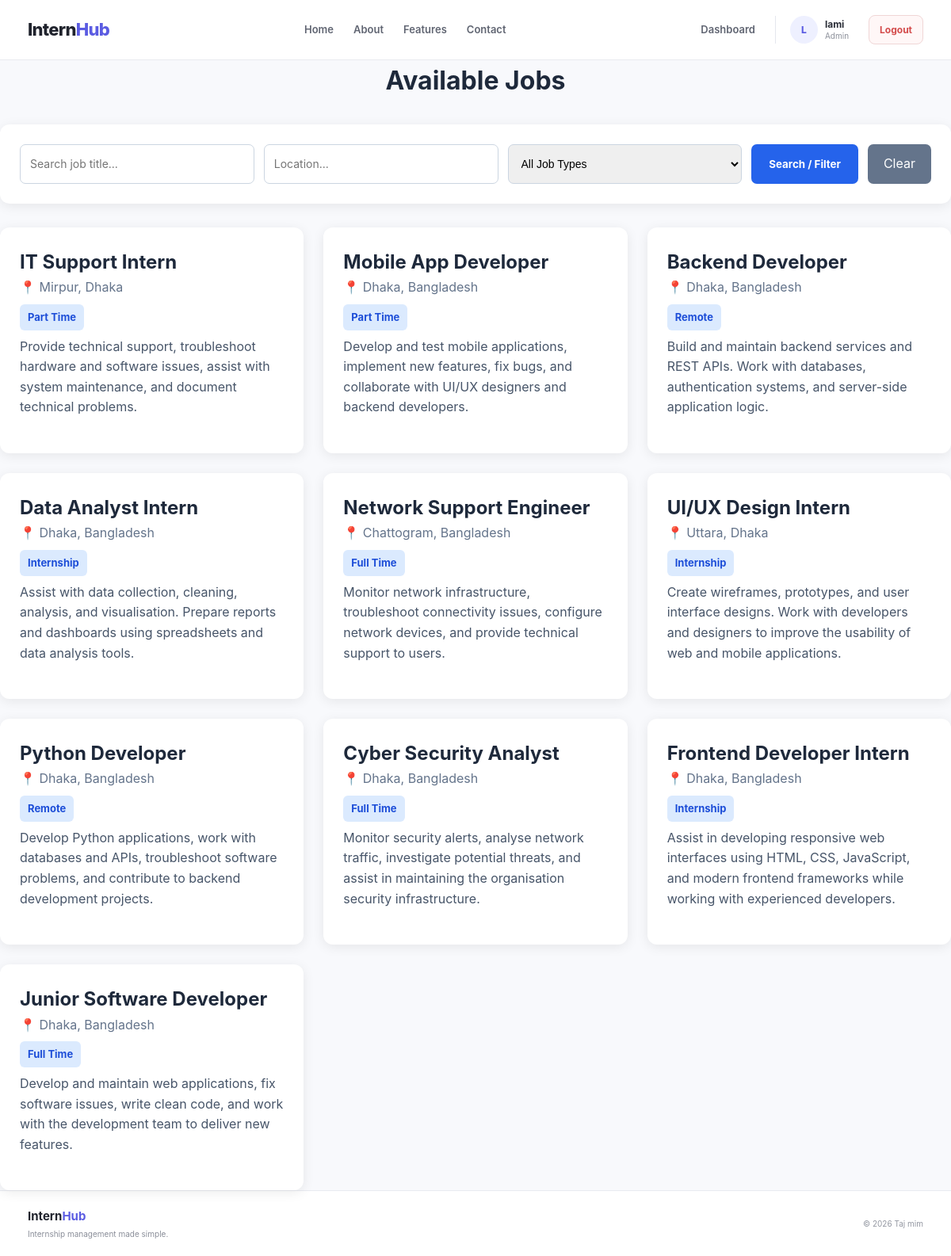
/jobs/ (signed in), run on the app's committed database.
### accounts/models.py (models this page shows, shortened)
class User(AbstractUser):
    class Role(models.TextChoices):
        STUDENT = "STUDENT", "Student"
        COMPANY = "COMPANY", "Company"
        ADMIN = "ADMIN", "Admin"
    email = models.EmailField(unique=True)
    role = models.CharField(
        max_length=20,
        choices=Role.choices,
        default=Role.STUDENT
    )
    objects = CustomUserManager()

### opportunity_portal/models.py (models this page shows, shortened)
class Job(models.Model):
    JOB_TYPE_CHOICES = (
        ('Full Time', 'Full Time'),
        ('Part Time', 'Part Time'),
        ('Internship', 'Internship'),
        ('Remote', 'Remote'),
    )
    title = models.CharField(max_length=200)
    organization = models.CharField(max_length=200)
    description = models.TextField()
    location = models.CharField(max_length=200)
    job_type = models.CharField(
        max_length=50,
        choices=JOB_TYPE_CHOICES
    )
    salary = models.CharField(
        max_length=100,
        blank=True
    )
    deadline = models.DateField()
    created_at = models.DateTimeField(
        auto_now_add=True
    )

### opportunity_portal/views.py (the view)
def job_list(request):
    jobs = Job.objects.all().order_by(
        '-created_at'
    )
    search = request.GET.get(
        'search',
        ''
    )
    location = request.GET.get(
        'location',
        ''
    )
    job_type = request.GET.get(
        'job_type',
        ''
    )
    if search:
        jobs = jobs.filter(
            Q(title__icontains=search) |
            Q(organization__icontains=search) |
            Q(description__icontains=search)
        )
    if location:
        jobs = jobs.filter(
            location__icontains=location
        )
    if job_type:
        jobs = jobs.filter(
            job_type=job_type
        )
    bookmarked_jobs = []
    if request.user.is_authenticated:
        bookmarked_jobs = list(
            Bookmark.objects.filter(
                user=request.user
            ).values_list(
                'job_id',
                flat=True
            )
        )
    return render(
        request,
        'opportunity_portal/job_list.html',
        {
            'jobs': jobs,
            'search': search,
            'location': location,
            'job_type': job_type,
            'bookmarked_jobs': bookmarked_jobs,
        }
    )

### opportunity_portal/templates/opportunity_portal/job_list.html (shortened to what this page needs)
{% extends 'accounts/base.html' %}
{% block content %}
<div class="page-container">
    <h1 class="page-title">
        Available Jobs
    </h1>
    <div class="filter-box">
        <form method="GET"
              class="filter-form">
            <input
                type="text"
                name="search"
                placeholder="Search job title..."
                value="{{ search }}"
            >
            <input
                type="text"
                name="location"
                placeholder="Location..."
                value="{{ location }}"
            >
            <select name="job_type">
                <option value="">
                    All Job Types
                </option>
            </select>
            <button
                type="submit"
                class="filter-btn">
                Search / Filter
            </button>
            <a
                href="{% url 'job_list' %}"
                class="clear-btn">
                Clear
            </a>
        </form>
    </div>
    {% if jobs %}
        <div class="job-grid">
            {% for job in jobs %}
                <div class="job-card">
                    <h2>
                        {{ job.title }}
                    </h2>
                    <p class="location">
                        📍 {{ job.location }}
                    </p>
                    <span class="job-type">
                        {{ job.job_type }}
                    </span>
                    <p class="description">
                        {{ job.description|truncatewords:30 }}
                    </p>
                </div>
            {% endfor %}
        </div>
    {% endif %}
</div>
{% endblock %}

### accounts/templates/accounts/base.html (shortened to what this page needs)
{% load static %}
<!DOCTYPE html>
<html lang="en">
<head>
    <link
        rel="stylesheet"
        href="{% static 'accounts/css/style.css' %}"
    >
</head>
<body>
<header class="navbar">
    <div class="navbar-container">
        <a
            href="{% url 'dashboard' %}"
            class="logo"
        >
            Intern<span>Hub</span>
        </a>
        <nav class="nav-links">
            <a href="{% url 'index' %}">
                Home
            </a>
            <a href="#about">
                About
            </a>
            <a href="#features">
                Features
            </a>
            <a href="#contact">
                Contact
            </a>
        </nav>
        {% if user.is_authenticated %}
            <nav class="nav-links">
                {% if user.role == "STUDENT" %}
                    <a href="{% url 'applicant_dashboard' %}">
                        Dashboard
                    </a>
                {% elif user.role == "COMPANY" %}
                    <a href="{% url 'company_dashboard' %}">
                        Dashboard
                    </a>
                {% elif user.role == "ADMIN" %}
                    <a href="{% url 'admin_dashboard' %}">
                        Dashboard
                    </a>
                {% endif %}
                <div class="nav-user">
                    <div class="nav-avatar">
                        {{ user.username|first|upper }}
                    </div>
                    <div class="nav-user-info">
                        <strong>
                            {{ user.username }}
                        </strong>
                        <span>
                            {{ user.role|title }}
                        </span>
                    </div>
                </div>
                <a
                    href="{% url 'logout' %}"
                    class="logout-button"
                >
                    Logout
                </a>
            </nav>
        {% endif %}
    </div>
</header>
<main>
    {% block content %}
    {% endblock %}
</main>
<footer class="footer">
    <div class="footer-container">
        <div>
            <h3>
                Intern<span>Hub</span>
            </h3>
            <p>
                Internship management made simple.
            </p>
        </div>
        <div class="footer-right">
            {% block footer_message %}
                © 2026 Taj mim
            {% endblock %}
        </div>
    </div>
</footer>
</body>
</html>

### static/accounts/css/style.css (style rules this page uses)
* { margin: 0; padding: 0; box-sizing: border-box; }
html { scroll-behavior: smooth; }
body { font-family: Inter, -apple-system, BlinkMacSystemFont, "Segoe UI", sans-serif; background: #f8f9fc; color: #20232d; line-height: 1.6; }
a { text-decoration: none; color: inherit; }
button, input { font-family: inherit; }
.navbar { width: 100%; height: 76px; background: #ffffff; border-bottom: 1px solid #e8eaf0; position: relative; z-index: 100; }
.navbar-container { width: 100%; max-width: 1180px; height: 100%; margin: 0 auto; padding: 0 25px; display: flex; align-items: center; justify-content: space-between; }
.logo { font-size: 22px; font-weight: 800; letter-spacing: -0.7px; color: #20232d; }
.logo span { color: #5b5ce2; }
.nav-links { display: flex; align-items: center; gap: 25px; }
.nav-links > a:not(.nav-button):not(.logout-button) { color: #606572; font-size: 13px; font-weight: 600; transition: 0.2s ease; }
.nav-user { display: flex; align-items: center; gap: 9px; padding-left: 18px; border-left: 1px solid #e5e7ed; }
.nav-avatar { width: 35px; height: 35px; border-radius: 50%; display: flex; align-items: center; justify-content: center; background: #eef0ff; color: #5b5ce2; font-size: 12px; font-weight: 800; }
.nav-user-info { display: flex; flex-direction: column; gap: 0; }
.nav-user-info strong { color: #292c36; font-size: 12px; line-height: 1.3; }
.nav-user-info span { color: #8b8f99; font-size: 10px; text-transform: capitalize; line-height: 1.3; }
.logout-button { padding: 8px 13px; border: 1px solid #f0d6d6; border-radius: 8px; background: #fff7f7; color: #d34b4b !important; font-size: 12px !important; font-weight: 700 !important; transition: all 0.2s ease; }
main { min-height: calc(100vh - 150px); }
.footer { width: 100%; background: #ffffff; border-top: 1px solid #e8eaf0; }
.footer-container { max-width: 1180px; min-height: 75px; margin: 0 auto; padding: 20px 25px; display: flex; align-items: center; justify-content: space-between; }
.footer h3 { color: #20232d; font-size: 15px; }
.footer h3 span { color: #5b5ce2; }
.footer p { margin-top: 2px; color: #8a8e99; font-size: 10px; }
.footer-right { color: #9296a0; font-size: 10px; }

### opportunity_portal/templates/opportunity_portal/job_list.html (style rules this page uses)
.page-container { max-width: 1200px; margin: auto; }
.page-title { text-align: center; margin-bottom: 30px; color: #1e293b; }
.filter-box { background: white; padding: 25px; border-radius: 12px; margin-bottom: 30px; box-shadow: 0 3px 15px rgba(0,0,0,0.08); }
.filter-form { display: flex; gap: 12px; flex-wrap: wrap; }
.filter-form input, .filter-form select { flex: 1; min-width: 180px; padding: 12px; border: 1px solid #cbd5e1; border-radius: 7px; font-size: 14px; }
.filter-btn { background: #2563eb; color: white; border: none; padding: 12px 22px; border-radius: 7px; cursor: pointer; font-weight: bold; }
.clear-btn { background: #64748b; color: white; text-decoration: none; padding: 12px 20px; border-radius: 7px; }
.job-grid { display: grid; grid-template-columns: repeat(auto-fit, minmax(300px, 1fr)); gap: 25px; }
.job-card { background: white; padding: 25px; border-radius: 12px; box-shadow: 0 3px 15px rgba(0,0,0,0.08); transition: 0.2s; }
.job-card h2 { margin-top: 0; color: #1e293b; }
.location { color: #64748b; }
.job-type { display: inline-block; background: #dbeafe; color: #1d4ed8; padding: 6px 10px; border-radius: 6px; margin: 8px 0; font-size: 13px; font-weight: bold; }
.description { color: #475569; line-height: 1.6; }

### data on the page
User: username|first "L", username "lami", role "Admin"
Job: title "IT Support Intern", location "Mirpur, Dhaka", job_type "Part Time", description "Provide technical support, troubleshoot hardware and software issues, assist with system maintenance, and document technical problems."
Job: title "Mobile App Developer", location "Dhaka, Bangladesh", job_type "Part Time", description "Develop and test mobile applications, implement new features, fix bugs, and collaborate with UI/UX designers and backend developers."
Job: title "Backend Developer", location "Dhaka, Bangladesh", job_type "Remote", description "Build and maintain backend services and REST APIs. Work with databases, authentication systems, and server-side application logic."
Job: title "Data Analyst Intern", location "Dhaka, Bangladesh", job_type "Internship", description "Assist with data collection, cleaning, analysis, and visualisation. Prepare reports and dashboards using spreadsheets and data analysis tools."
Job: title "Network Support Engineer", location "Chattogram, Bangladesh", job_type "Full Time", description "Monitor network infrastructure, troubleshoot connectivity issues, configure network devices, and provide technical support to users."
Job: title "UI/UX Design Intern", location "Uttara, Dhaka", job_type "Internship", description "Create wireframes, prototypes, and user interface designs. Work with developers and designers to improve the usability of web and mobile applications."
Job: title "Python Developer", location "Dhaka, Bangladesh", job_type "Remote", description "Develop Python applications, work with databases and APIs, troubleshoot software problems, and contribute to backend development projects."
Job: title "Cyber Security Analyst", location "Dhaka, Bangladesh", job_type "Full Time", description "Monitor security alerts, analyse network traffic, investigate potential threats, and assist in maintaining the organisation security infrastructure."
Job: title "Frontend Developer Intern", location "Dhaka, Bangladesh", job_type "Internship", description "Assist in developing responsive web interfaces using HTML, CSS, JavaScript, and modern frontend frameworks while working with experienced developers."
Job: title "Junior Software Developer", location "Dhaka, Bangladesh", job_type "Full Time", description "Develop and maintain web applications, fix software issues, write clean code, and work with the development team to deliver new features."
